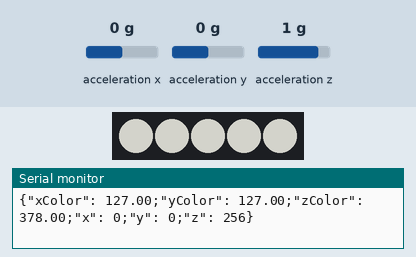
The sketch below on a simulated Arduino Uno, built with avr-gcc and run on an emulated ATmega328P. On the bench: 5 RGB LEDs in strip order, left to right, the last lines printed to the serial monitor. Inputs (shaded band) come from the test bench; at power-on: acceleration x 0 g, acceleration y 0 g, acceleration z 1 g. Dim RGB values are drawn brighter than linear.

Above: at 1.2 s.
1.3 s: acceleration x set to -1.4 g
At 2.5 s:
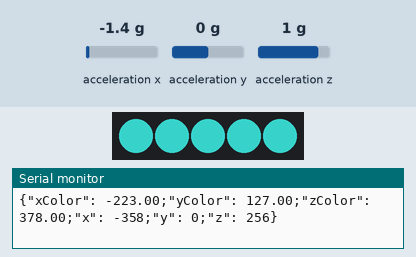
2.8 s: acceleration y set to -0.8 g
At 4.0 s:
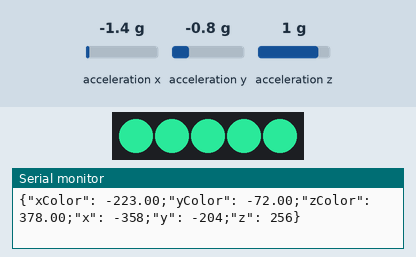
4.3 s: acceleration z set to -1.4 g
At 4.8 s:
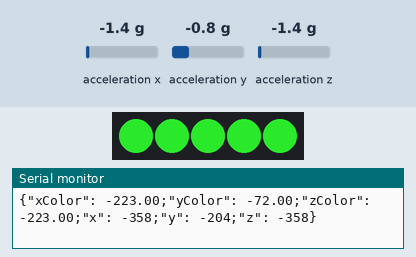
5.8 s: acceleration x set to -0.8 g
At 6.7 s:
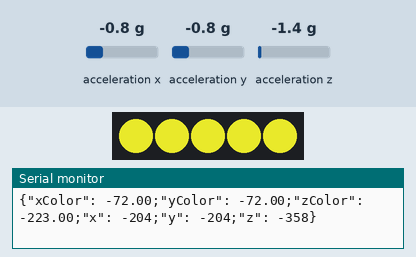
7.3 s: acceleration y set to -1.4 g
At 8.0 s:
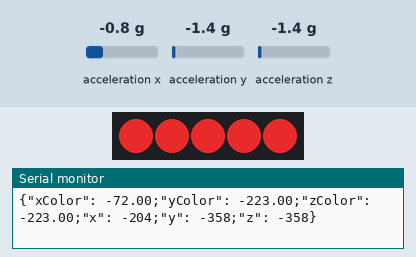
8.8 s: acceleration z set to -0.8 g
At 9.9 s:
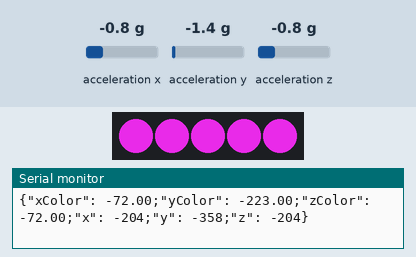
Timing chart, 0 to 11.3 s (numbered marks = the images above; inputs shaded):
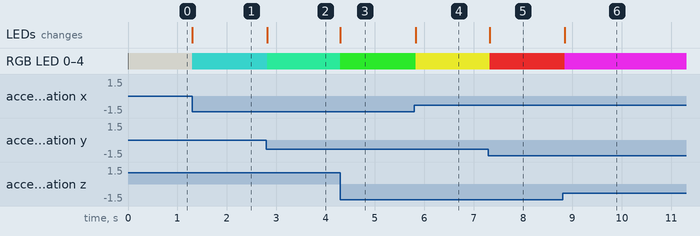

The sketch:

visualisation_colorimetrique_spherique_Arduino.ino
```cpp
#include <Wire.h>
#include <ADXL345.h>
#include <FastLED.h>
#define NUM_LEDS 5
ADXL345 accel;
CRGBArray<NUM_LEDS> leds;
float xColor,yColor,zColor;

void setup() {
  Serial.begin(9600);
  accel.powerOn();
  // init strip led on pin 9
  FastLED.addLeds<NEOPIXEL, 9>(leds, NUM_LEDS);
}

void loop() {

//read and store value of accelerometer
  int x, y, z;
  accel.readXYZ(&x, &y, &z);

 /* Serial.print("values of X , Y , Z: ");
  Serial.print(x);
  Serial.print(" , ");
  Serial.print(y);
  Serial.print(" , ");
  Serial.println(z); */


  // array to store values from getAcceleration
  double xyz[3];
  accel.getAcceleration(xyz);

//colors of strip leds
  xColor=map(x,-130,130,0,255);
  yColor=map(y,-130,130,0,255);
  zColor=map(z,-130,130,0,255);

  /*
   Serial.println(xColor);
  Serial.println(yColor);
    Serial.println(zColor);
    Serial.println("-----------------");
    */


 /*
  Serial.print("X=");
  Serial.print(xyz[0]);
  Serial.print(" g , ");
  Serial.print("Y=");
  Serial.print(xyz[1]);
  Serial.print(" g , ");
  Serial.print("Z=");
  Serial.print(xyz[2]);
  Serial.println(" g");
  */

  //new values RGB of leds
for (int i = 0; i < NUM_LEDS; i++) {
    leds[i] = CRGB(xColor,yColor,zColor);
  }

  FastLED.show(); //actualize led strip

  String json;
  //colors
  json = json + "{\"xColor\": ";
  json = json + xColor;
  json = json + ";\"yColor\": ";
  json = json + yColor;
  json = json+ ";\"zColor\": ";
  json = json + zColor;
  //rotations
  json = json + ";\"x\": ";
  json = json + x;
  json = json + ";\"y\": ";
  json = json + y;
  json = json+ ";\"z\": ";
  json = json + z;

  json = json + "}";
  Serial.println(json);


  //delay(1000); // if you want to look in the monitor
}
```

Measured:
- after the input at 1.3 s, RGB LED 0–4: RGB(127, 127, 122) → RGB(33, 127, 122) at once; the LEDs: change at once (image 1)
- after the input at 2.8 s, RGB LED 0–4: RGB(33, 127, 122) → RGB(33, 184, 122) at once; the LEDs: change at once (image 2)
- after the input at 4.3 s, RGB LED 0–4: RGB(33, 184, 122) → RGB(33, 184, 33) at once; the LEDs: change at once (image 3)
- after the input at 5.8 s, RGB LED 0–4: RGB(33, 184, 33) → RGB(184, 184, 33) at once; the LEDs: change at once (image 4)
- after the input at 7.3 s, RGB LED 0–4: RGB(184, 184, 33) → RGB(184, 33, 33) at once; the LEDs: change at once (image 5)
- after the input at 8.8 s, RGB LED 0–4: RGB(184, 33, 33) → RGB(184, 33, 184) after 0.05 s; the LEDs: change after 0.05 s (image 6)
